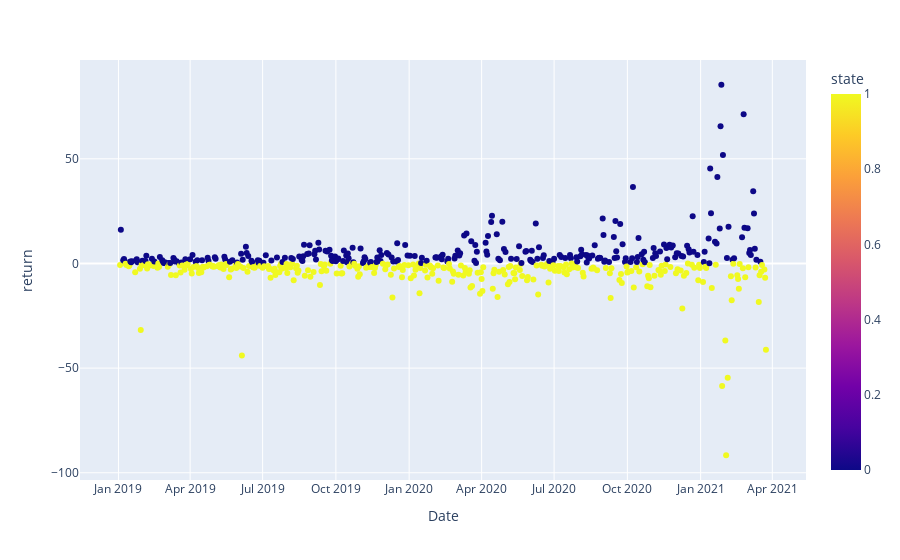
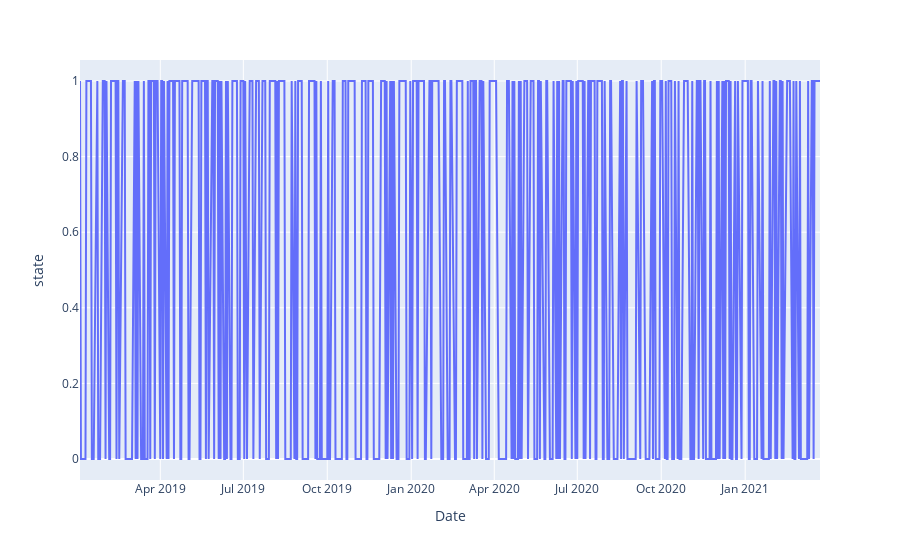

Notebook code cell kept with these figures, in order:
### Code cell
# states_rule={
#     0: [0,10],
#     1: [-10,0],
#     2: [10, 100],
#     3: [-100, -10],
# }

states_rule={
    0: [0,100],
    1: [-100,0],
}

def states_mapping(x):
    for state, rng in states_rule.items():
        if rng[0] < x <= rng[1]:
            return state
        
GEM_data['state'] = GEM_data['return'].map(states_mapping)

fig = px.scatter(GEM_data, x="Date", y="return", color="state", hover_data=GEM_data.columns.to_list())
fig.show()

fig = px.line(GEM_data, x="Date", y="state",  hover_data=GEM_data.columns.to_list())
fig.show()

### Figure 1 — Plotly figure (JSON) as saved in the notebook; plotly's stock layout.template omitted (floating-point values rounded to 4 significant figures; data arrays with more than 128 entries replaced by an {"elided": "..."} marker saying what was removed)
{"data": [{"customdata": {"elided": "560x10 mixed values"}, "hovertemplate": "Date=%{customdata[0]}<br>return=%{customdata[8]}<br>Open=%{customdata[1]}<br>High=%{customdata[2]}<br>Low=%{customdata[3]}<br>Close=%{customdata[4]}<br>frac_change=%{customdata[5]}<br>frac_high=%{customdata[6]}<br>frac_low=%{customdata[7]}<br>state=%{marker.color}<extra></extra>", "legendgroup": "", "marker": {"color": {"elided": "560 int values"}, "coloraxis": "coloraxis", "symbol": "circle"}, "mode": "markers", "name": "", "orientation": "v", "showlegend": false, "type": "scatter", "x": {"elided": "560 str values"}, "xaxis": "x", "y": {"elided": "560 float values"}, "yaxis": "y"}], "layout": {"coloraxis": {"colorbar": {"title": {"text": "state"}}, "colorscale": [[0, "#0d0887"], [0.1111, "#46039f"], [0.2222, "#7201a8"], [0.3333, "#9c179e"], [0.4444, "#bd3786"], [0.5556, "#d8576b"], [0.6667, "#ed7953"], [0.7778, "#fb9f3a"], [0.8889, "#fdca26"], [1, "#f0f921"]]}, "legend": {"tracegroupgap": 0}, "margin": {"t": 60}, "xaxis": {"anchor": "y", "domain": [0, 1], "title": {"text": "Date"}}, "yaxis": {"anchor": "x", "domain": [0, 1], "title": {"text": "return"}}}}

### Figure 2 — Plotly figure (JSON) as saved in the notebook; plotly's stock layout.template omitted (floating-point values rounded to 4 significant figures; data arrays with more than 128 entries replaced by an {"elided": "..."} marker saying what was removed)
{"data": [{"customdata": {"elided": "560x10 mixed values"}, "hovertemplate": "Date=%{customdata[0]}<br>state=%{customdata[9]}<br>Open=%{customdata[1]}<br>High=%{customdata[2]}<br>Low=%{customdata[3]}<br>Close=%{customdata[4]}<br>frac_change=%{customdata[5]}<br>frac_high=%{customdata[6]}<br>frac_low=%{customdata[7]}<br>return=%{customdata[8]}<extra></extra>", "legendgroup": "", "line": {"color": "#636efa", "dash": "solid"}, "mode": "lines", "name": "", "orientation": "v", "showlegend": false, "type": "scatter", "x": {"elided": "560 str values"}, "xaxis": "x", "y": {"elided": "560 int values"}, "yaxis": "y"}], "layout": {"legend": {"tracegroupgap": 0}, "margin": {"t": 60}, "xaxis": {"anchor": "y", "domain": [0, 1], "title": {"text": "Date"}}, "yaxis": {"anchor": "x", "domain": [0, 1], "title": {"text": "state"}}}}
